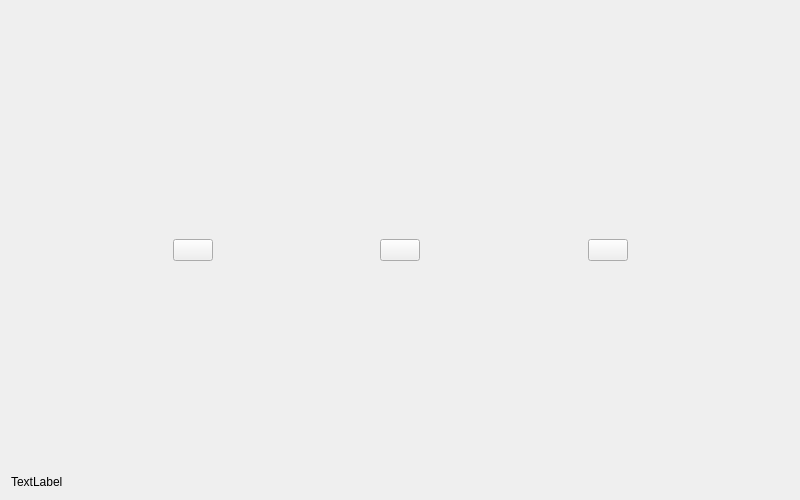
<?xml version="1.0" encoding="UTF-8"?>
<ui version="4.0">
 <class>GameMode</class>
 <widget class="QDialog" name="GameMode">
  <property name="geometry">
   <rect>
    <x>0</x>
    <y>0</y>
    <width>800</width>
    <height>500</height>
   </rect>
  </property>
  <property name="windowTitle">
   <string>Dialog</string>
  </property>
  <layout class="QVBoxLayout" name="verticalLayout_6">
   <item>
    <widget class="QStackedWidget" name="stackedWidget">
     <property name="currentIndex">
      <number>1</number>
     </property>
     <widget class="QWidget" name="mode_page">
      <layout class="QHBoxLayout" name="horizontalLayout">
       <item>
        <spacer name="horizontalSpacer_3">
         <property name="orientation">
          <enum>Qt::Horizontal</enum>
         </property>
         <property name="sizeHint" stdset="0">
          <size>
           <width>40</width>
           <height>20</height>
          </size>
         </property>
        </spacer>
       </item>
       <item>
        <widget class="QWidget" name="widget" native="true">
         <layout class="QVBoxLayout" name="verticalLayout">
          <item>
           <spacer name="verticalSpacer_9">
            <property name="orientation">
             <enum>Qt::Vertical</enum>
            </property>
            <property name="sizeType">
             <enum>QSizePolicy::Fixed</enum>
            </property>
            <property name="sizeHint" stdset="0">
             <size>
              <width>20</width>
              <height>100</height>
             </size>
            </property>
           </spacer>
          </item>
          <item>
           <widget class="QLabel" name="single_label">
            <property name="text">
             <string/>
            </property>
           </widget>
          </item>
          <item>
           <spacer name="verticalSpacer_7">
            <property name="orientation">
             <enum>Qt::Vertical</enum>
            </property>
            <property name="sizeType">
             <enum>QSizePolicy::Fixed</enum>
            </property>
            <property name="sizeHint" stdset="0">
             <size>
              <width>20</width>
              <height>50</height>
             </size>
            </property>
           </spacer>
          </item>
          <item>
           <widget class="QPushButton" name="singleModeBtn">
            <property name="text">
             <string/>
            </property>
           </widget>
          </item>
         </layout>
        </widget>
       </item>
       <item>
        <spacer name="horizontalSpacer_5">
         <property name="orientation">
          <enum>Qt::Horizontal</enum>
         </property>
         <property name="sizeHint" stdset="0">
          <size>
           <width>40</width>
           <height>20</height>
          </size>
         </property>
        </spacer>
       </item>
       <item>
        <widget class="QWidget" name="widget_2" native="true">
         <layout class="QVBoxLayout" name="verticalLayout_2">
          <item>
           <spacer name="verticalSpacer_10">
            <property name="orientation">
             <enum>Qt::Vertical</enum>
            </property>
            <property name="sizeType">
             <enum>QSizePolicy::Fixed</enum>
            </property>
            <property name="sizeHint" stdset="0">
             <size>
              <width>20</width>
              <height>100</height>
             </size>
            </property>
           </spacer>
          </item>
          <item>
           <widget class="QLabel" name="net_label">
            <property name="text">
             <string/>
            </property>
           </widget>
          </item>
          <item>
           <spacer name="verticalSpacer_8">
            <property name="orientation">
             <enum>Qt::Vertical</enum>
            </property>
            <property name="sizeType">
             <enum>QSizePolicy::Fixed</enum>
            </property>
            <property name="sizeHint" stdset="0">
             <size>
              <width>20</width>
              <height>50</height>
             </size>
            </property>
           </spacer>
          </item>
          <item>
           <widget class="QPushButton" name="netModeBtn">
            <property name="text">
             <string/>
            </property>
           </widget>
          </item>
         </layout>
        </widget>
       </item>
       <item>
        <spacer name="horizontalSpacer_4">
         <property name="orientation">
          <enum>Qt::Horizontal</enum>
         </property>
         <property name="sizeHint" stdset="0">
          <size>
           <width>40</width>
           <height>20</height>
          </size>
         </property>
        </spacer>
       </item>
      </layout>
     </widget>
     <widget class="QWidget" name="room_page">
      <layout class="QHBoxLayout" name="horizontalLayout_2">
       <item>
        <spacer name="horizontalSpacer">
         <property name="orientation">
          <enum>Qt::Horizontal</enum>
         </property>
         <property name="sizeHint" stdset="0">
          <size>
           <width>40</width>
           <height>20</height>
          </size>
         </property>
        </spacer>
       </item>
       <item>
        <widget class="QWidget" name="widget_3" native="true">
         <layout class="QVBoxLayout" name="verticalLayout_3">
          <item>
           <spacer name="verticalSpacer">
            <property name="orientation">
             <enum>Qt::Vertical</enum>
            </property>
            <property name="sizeHint" stdset="0">
             <size>
              <width>20</width>
              <height>116</height>
             </size>
            </property>
           </spacer>
          </item>
          <item>
           <widget class="QLabel" name="auto_label">
            <property name="text">
             <string/>
            </property>
           </widget>
          </item>
          <item>
           <widget class="QPushButton" name="autoBtn">
            <property name="text">
             <string/>
            </property>
           </widget>
          </item>
          <item>
           <spacer name="verticalSpacer_2">
            <property name="orientation">
             <enum>Qt::Vertical</enum>
            </property>
            <property name="sizeHint" stdset="0">
             <size>
              <width>20</width>
              <height>115</height>
             </size>
            </property>
           </spacer>
          </item>
         </layout>
        </widget>
       </item>
       <item>
        <spacer name="horizontalSpacer_6">
         <property name="orientation">
          <enum>Qt::Horizontal</enum>
         </property>
         <property name="sizeHint" stdset="0">
          <size>
           <width>40</width>
           <height>20</height>
          </size>
         </property>
        </spacer>
       </item>
       <item>
        <widget class="QWidget" name="widget_4" native="true">
         <layout class="QVBoxLayout" name="verticalLayout_4">
          <item>
           <spacer name="verticalSpacer_3">
            <property name="orientation">
             <enum>Qt::Vertical</enum>
            </property>
            <property name="sizeHint" stdset="0">
             <size>
              <width>20</width>
              <height>40</height>
             </size>
            </property>
           </spacer>
          </item>
          <item>
           <widget class="QLabel" name="manual_label">
            <property name="text">
             <string/>
            </property>
           </widget>
          </item>
          <item>
           <widget class="QPushButton" name="manualBtn">
            <property name="text">
             <string/>
            </property>
           </widget>
          </item>
          <item>
           <spacer name="verticalSpacer_4">
            <property name="orientation">
             <enum>Qt::Vertical</enum>
            </property>
            <property name="sizeHint" stdset="0">
             <size>
              <width>20</width>
              <height>40</height>
             </size>
            </property>
           </spacer>
          </item>
         </layout>
        </widget>
       </item>
       <item>
        <spacer name="horizontalSpacer_7">
         <property name="orientation">
          <enum>Qt::Horizontal</enum>
         </property>
         <property name="sizeHint" stdset="0">
          <size>
           <width>40</width>
           <height>20</height>
          </size>
         </property>
        </spacer>
       </item>
       <item>
        <widget class="QWidget" name="widget_5" native="true">
         <layout class="QVBoxLayout" name="verticalLayout_5">
          <item>
           <spacer name="verticalSpacer_5">
            <property name="orientation">
             <enum>Qt::Vertical</enum>
            </property>
            <property name="sizeHint" stdset="0">
             <size>
              <width>20</width>
              <height>40</height>
             </size>
            </property>
           </spacer>
          </item>
          <item>
           <widget class="QLabel" name="search_label">
            <property name="text">
             <string/>
            </property>
           </widget>
          </item>
          <item>
           <widget class="QPushButton" name="searchBtn">
            <property name="text">
             <string/>
            </property>
           </widget>
          </item>
          <item>
           <spacer name="verticalSpacer_6">
            <property name="orientation">
             <enum>Qt::Vertical</enum>
            </property>
            <property name="sizeHint" stdset="0">
             <size>
              <width>20</width>
              <height>40</height>
             </size>
            </property>
           </spacer>
          </item>
         </layout>
        </widget>
       </item>
       <item>
        <spacer name="horizontalSpacer_2">
         <property name="orientation">
          <enum>Qt::Horizontal</enum>
         </property>
         <property name="sizeHint" stdset="0">
          <size>
           <width>40</width>
           <height>20</height>
          </size>
         </property>
        </spacer>
       </item>
      </layout>
     </widget>
    </widget>
   </item>
   <item>
    <widget class="QLabel" name="information">
     <property name="text">
      <string>TextLabel</string>
     </property>
    </widget>
   </item>
  </layout>
 </widget>
 <resources/>
 <connections/>
</ui>
